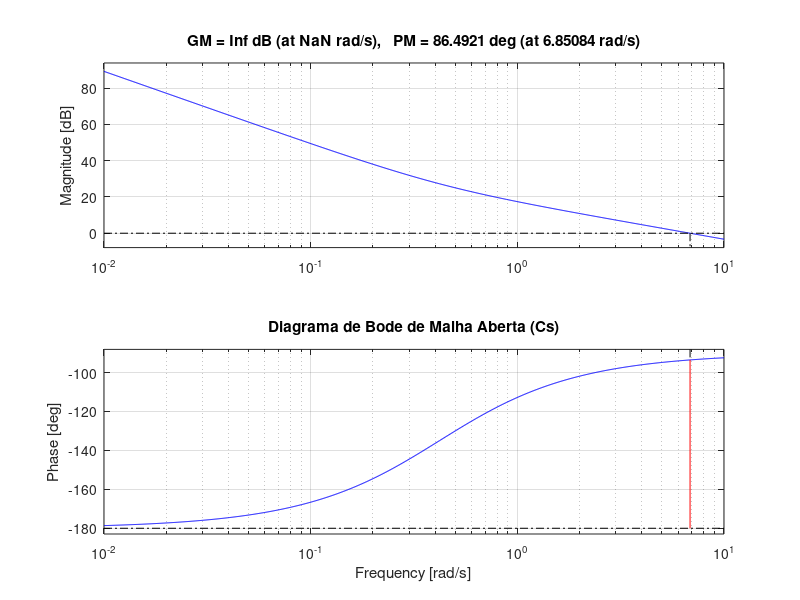
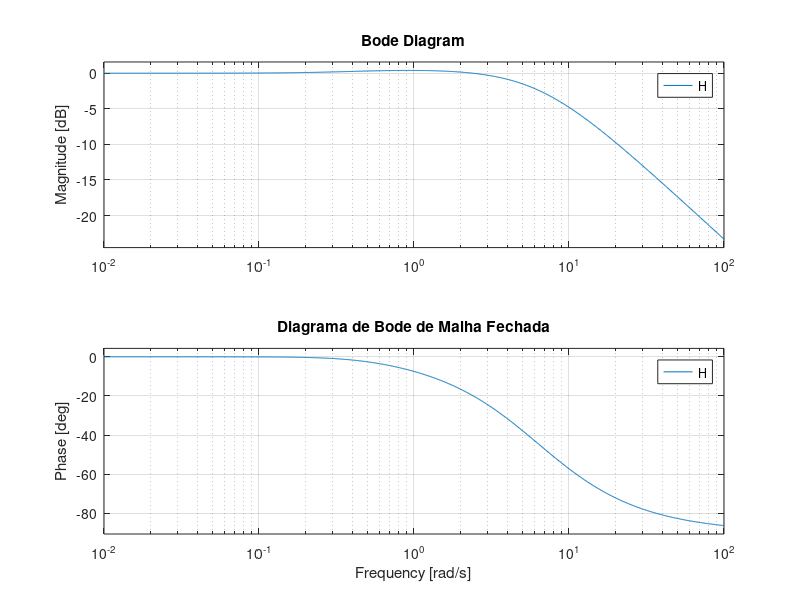

These figures' MATLAB source, in order: (Note: this script raises an error after producing the figures.)
clear; close all; clc;

% Definição do Sistema
s = tf("s");
G_s = (0.0526)/(s^2 + 0.8842*s);

K_d=130.0000;
K_p=169.5406;
K_i=48.2725;

C_s = (K_d * s^2 + K_p * s + K_i)/(s);

% Malha Aberta (L)
L = C_s * G_s;

% Malha Fechada (H)
H = feedback(L, 1);

% Plotagem e Calculo das Margens
figure;
margin(L); 
grid on;
title(['Diagrama de Bode de Malha Aberta (Cs)']);

% Extraindo os valores numéricos
[Gm, Pm, Wcg, Wcp] = margin(L);
margin_ganho_db = 20*log10(Gm);

% Plotagem da Malha Fechada e Largura de Banda
figure;
bode(H);
grid on;
title('Diagrama de Bode de Malha Fechada');

% Calculando a largura de banda
bw = bandwidth(H);

% Exibe resultados
disp('--- Análise de Resposta em Frequência ---');
disp(['Margem de Ganho (MG): ' num2str(margin_ganho_db) ' dB']);
disp(['Margem de Fase (MF):  ' num2str(Pm) ' graus']);
disp(['Frequência de Cruzamento de Ganho: ' num2str(Wcp) ' rad/s']);
disp(['Largura de Banda (Malha Fechada): ' num2str(bw) ' rad/s']);
